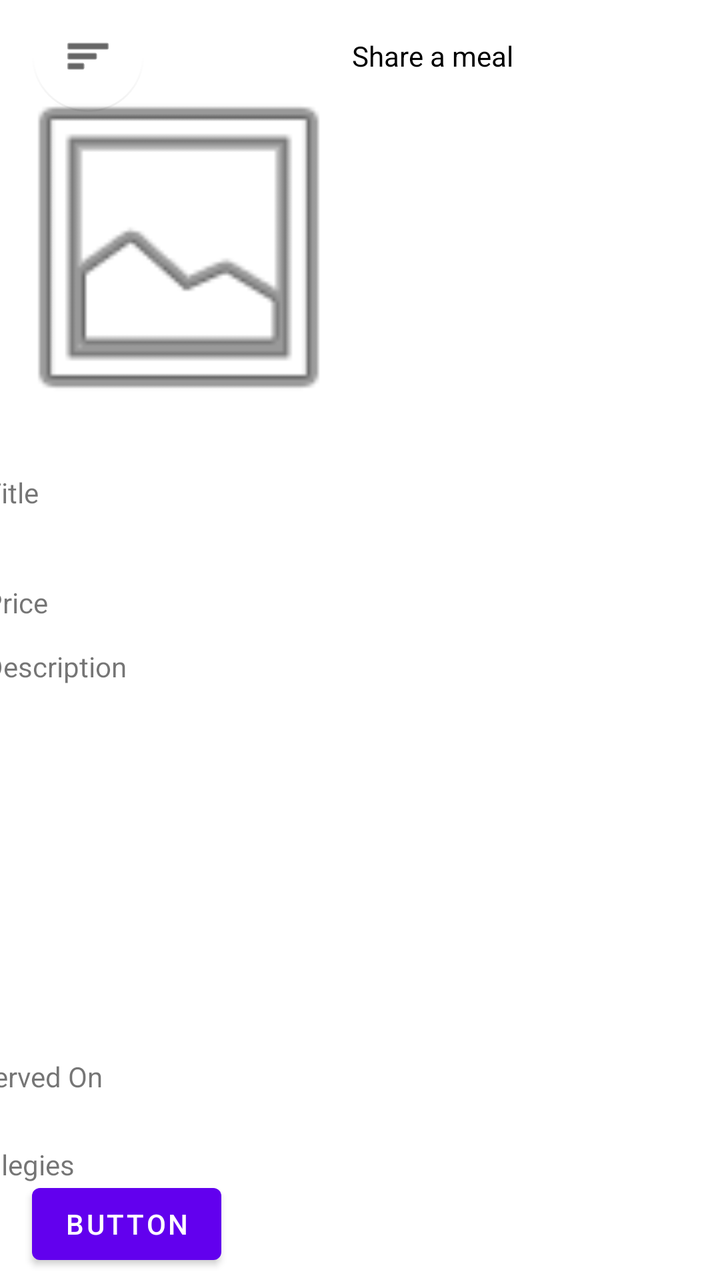
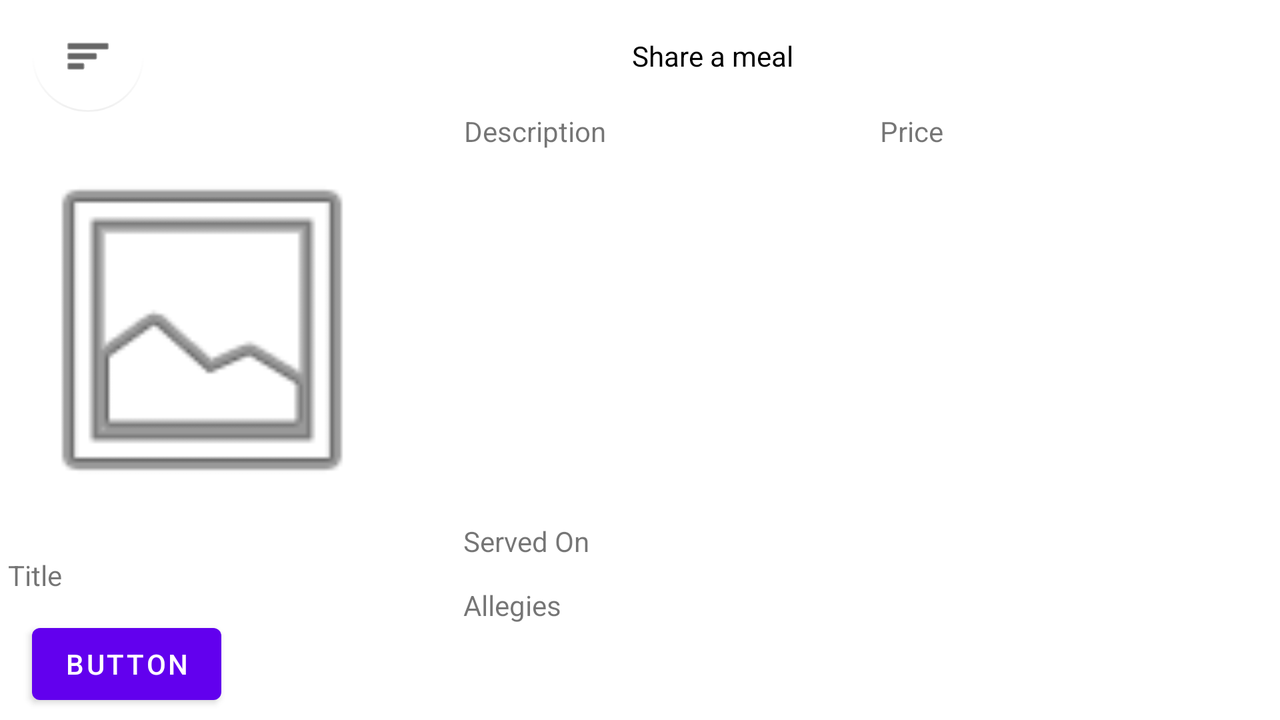

Compare how this app lays out the same screen by default and in its alternative resource folder. The renders come first, then the two layout files and the values they reference.
<!-- AndroidManifest.xml: application theme Theme.Prog3_AndroidApp -->
<!-- res/layout/activity_meal_details.xml -->
<?xml version="1.0" encoding="utf-8"?>
<androidx.constraintlayout.widget.ConstraintLayout xmlns:android="http://schemas.android.com/apk/res/android"
    xmlns:app="http://schemas.android.com/apk/res-auto"
    xmlns:tools="http://schemas.android.com/tools"
    android:layout_width="match_parent"
    android:layout_height="match_parent"
    tools:context=".MealDetails">

    <com.google.android.material.appbar.MaterialToolbar
        android:id="@+id/cardView2"
        android:layout_width="match_parent"
        android:layout_height="wrap_content"
        app:layout_constraintEnd_toEndOf="parent"
        app:layout_constraintTop_toTopOf="parent">

        <com.google.android.material.floatingactionbutton.FloatingActionButton
            android:id="@+id/floatingActionButton2"
            android:layout_width="wrap_content"
            android:layout_height="wrap_content"
            android:clickable="true"
            android:contentDescription="Menubutton"
            android:elevation="4dp"
            android:outlineProvider="none"
            app:backgroundTint="@android:color/transparent"
            app:layout_constraintStart_toStartOf="parent"
            app:layout_constraintTop_toTopOf="@+id/toolbar"
            app:srcCompat="@android:drawable/ic_menu_sort_by_size" />

        <TextView
            android:id="@+id/textView3"
            android:layout_width="match_parent"
            android:layout_height="wrap_content"
            android:layout_alignParentTop="true"
            android:text="Share a meal"
            android:textAlignment="center"
            android:textColor="@color/black"
            app:layout_constraintBottom_toBottomOf="parent"
            tools:ignore="MissingConstraints" />

    </com.google.android.material.appbar.MaterialToolbar>

    <androidx.constraintlayout.widget.ConstraintLayout
        android:id="@+id/scrollView2"
        android:layout_width="384dp"
        android:layout_height="611dp"
        app:layout_constraintBottom_toTopOf="@+id/cardView3"
        app:layout_constraintEnd_toEndOf="parent"
        app:layout_constraintStart_toStartOf="parent"
        app:layout_constraintTop_toBottomOf="@+id/cardView2"
        tools:ignore="ExtraText,MissingConstraints">

        <ImageView
            android:id="@+id/MealImage"
            android:layout_width="194dp"
            android:layout_height="186dp"
            android:layout_alignParentTop="true"
            android:layout_marginStart="4dp"
            android:layout_marginTop="16dp"
            app:layout_constraintStart_toStartOf="parent"
            app:layout_constraintTop_toTopOf="parent"
            app:srcCompat="@android:drawable/ic_menu_gallery" />

        <TextView
            android:id="@+id/DescriptionText"
            android:layout_width="198dp"
            android:layout_height="193dp"
            android:layout_marginStart="4dp"
            android:layout_marginTop="12dp"
            android:layout_marginEnd="8dp"
            android:text="Description"
            app:layout_constraintEnd_toStartOf="@+id/_dynamic"
            app:layout_constraintStart_toStartOf="parent"
            app:layout_constraintTop_toBottomOf="@+id/PriceText" />

        <TextView
            android:id="@+id/PriceText"
            android:layout_width="202dp"
            android:layout_height="20dp"
            android:layout_marginStart="4dp"
            android:layout_marginTop="12dp"
            android:layout_marginEnd="8dp"
            android:text="Price"
            app:layout_constraintEnd_toStartOf="@+id/_dynamic"
            app:layout_constraintStart_toStartOf="parent"
            app:layout_constraintTop_toBottomOf="@+id/TitleText" />

        <TextView
            android:id="@+id/TitleText"
            android:layout_width="202dp"
            android:layout_height="43dp"
            android:layout_marginStart="4dp"
            android:layout_marginTop="20dp"
            android:layout_marginEnd="8dp"
            android:text="Title"
            app:layout_constraintEnd_toStartOf="@+id/_dynamic"
            app:layout_constraintStart_toStartOf="parent"
            app:layout_constraintTop_toBottomOf="@+id/MealImage" />

        <TextView
            android:id="@+id/AllergiesText"
            android:layout_width="360dp"
            android:layout_height="52dp"
            android:layout_marginTop="20dp"
            android:text="Allegies"
            app:layout_constraintEnd_toEndOf="parent"
            app:layout_constraintHorizontal_bias="0.0"
            app:layout_constraintStart_toStartOf="parent"
            app:layout_constraintTop_toBottomOf="@+id/ServedText" />

        <TextView
            android:id="@+id/ServedText"
            android:layout_width="360dp"
            android:layout_height="24dp"
            android:layout_marginTop="12dp"
            android:text="Served On"
            app:layout_constraintEnd_toEndOf="parent"
            app:layout_constraintHorizontal_bias="0.0"
            app:layout_constraintStart_toStartOf="parent"
            app:layout_constraintTop_toBottomOf="@+id/DescriptionText" />

        <ImageView
            android:id="@+id/ChefImage"
            android:layout_width="85dp"
            android:layout_height="86dp"
            android:layout_marginStart="60dp"
            android:layout_marginTop="24dp"
            android:layout_toEndOf="@+id/MealImage"
            app:layout_constraintEnd_toEndOf="parent"
            app:layout_constraintHorizontal_bias="0.414"
            app:layout_constraintStart_toEndOf="@+id/MealImage"
            app:layout_constraintTop_toTopOf="parent"
            tools:srcCompat="@tools:sample/avatars" />

        <TextView
            android:id="@+id/PropertyList"
            android:layout_width="147dp"
            android:layout_height="255dp"
            android:inputType="textMultiLine"
            android:lines="4"
            app:layout_constraintEnd_toEndOf="parent"
            app:layout_constraintHorizontal_bias="1.0"
            app:layout_constraintStart_toEndOf="@+id/DescriptionText"
            tools:layout_editor_absoluteY="222dp" />

    </androidx.constraintlayout.widget.ConstraintLayout>

    <com.google.android.material.appbar.MaterialToolbar
        android:id="@+id/cardView3"
        android:layout_width="match_parent"
        android:layout_height="wrap_content"
        app:layout_constraintBottom_toBottomOf="parent"
        tools:layout_editor_absoluteX="0dp">

        <Button
            android:id="@+id/button3"
            android:layout_width="wrap_content"
            android:layout_height="wrap_content"
            android:text="Button" />
    </com.google.android.material.appbar.MaterialToolbar>
</androidx.constraintlayout.widget.ConstraintLayout>
<!-- resources referenced by this layout -->
<resources>
  <style name="Theme.Prog3_AndroidApp" parent="Theme.MaterialComponents.DayNight.DarkActionBar">
          
          <item name="colorPrimary">@color/purple_500</item>
          <item name="colorPrimaryVariant">@color/purple_700</item>
          <item name="colorOnPrimary">@color/white</item>
          
          <item name="colorSecondary">@color/teal_200</item>
          <item name="colorSecondaryVariant">@color/teal_700</item>
          <item name="colorOnSecondary">@color/black</item>
          
          <item name="android:statusBarColor" tools:targetApi="l">?attr/colorPrimaryVariant</item>
          
      </style>
</resources>
<!-- res/layout-land/activity_meal_details.xml (the repository's variant of the layout above) -->
<!-- drawn on the phone turned sideways -->
<?xml version="1.0" encoding="utf-8"?>
<androidx.constraintlayout.widget.ConstraintLayout xmlns:android="http://schemas.android.com/apk/res/android"
    xmlns:app="http://schemas.android.com/apk/res-auto"
    xmlns:tools="http://schemas.android.com/tools"
    android:layout_width="match_parent"
    android:layout_height="match_parent"
    tools:context=".MealDetails">

    <com.google.android.material.appbar.MaterialToolbar
        android:id="@+id/cardView2"
        android:layout_width="match_parent"
        android:layout_height="wrap_content"
        app:layout_constraintEnd_toEndOf="parent"
        app:layout_constraintTop_toTopOf="parent">

        <com.google.android.material.floatingactionbutton.FloatingActionButton
            android:id="@+id/floatingActionButton2"
            android:layout_width="wrap_content"
            android:layout_height="wrap_content"
            android:clickable="true"
            android:contentDescription="Menubutton"
            android:elevation="4dp"
            android:outlineProvider="none"
            app:backgroundTint="@android:color/transparent"
            app:layout_constraintStart_toStartOf="parent"
            app:layout_constraintTop_toTopOf="@+id/toolbar"
            app:srcCompat="@android:drawable/ic_menu_sort_by_size" />

        <TextView
            android:id="@+id/textView3"
            android:layout_width="match_parent"
            android:layout_height="wrap_content"
            android:layout_alignParentTop="true"
            android:text="Share a meal"
            android:textAlignment="center"
            android:textColor="@color/black"
            app:layout_constraintBottom_toBottomOf="parent"
            tools:ignore="MissingConstraints" />

    </com.google.android.material.appbar.MaterialToolbar>

    <androidx.constraintlayout.widget.ConstraintLayout
        android:id="@+id/scrollView2"
        android:layout_width="849dp"
        android:layout_height="280dp"
        app:layout_constraintBottom_toTopOf="@+id/cardView3"
        app:layout_constraintEnd_toEndOf="parent"
        app:layout_constraintHorizontal_bias="0.0"
        app:layout_constraintStart_toStartOf="parent"
        app:layout_constraintTop_toBottomOf="@+id/cardView2"
        app:layout_constraintVertical_bias="0.0"
        tools:ignore="ExtraText,MissingConstraints">

        <ImageView
            android:id="@+id/MealImage"
            android:layout_width="194dp"
            android:layout_height="186dp"
            android:layout_alignParentTop="true"
            android:layout_marginStart="4dp"
            android:layout_marginTop="16dp"
            app:layout_constraintStart_toStartOf="parent"
            app:layout_constraintTop_toTopOf="parent"
            app:srcCompat="@android:drawable/ic_menu_gallery" />

        <TextView
            android:id="@+id/DescriptionText"
            android:layout_width="198dp"
            android:layout_height="193dp"
            android:layout_marginStart="232dp"
            android:layout_marginEnd="8dp"
            android:text="Description"
            app:layout_constraintEnd_toStartOf="@+id/_dynamic"
            app:layout_constraintStart_toStartOf="parent"
            tools:layout_editor_absoluteY="16dp" />

        <TextView
            android:id="@+id/PriceText"
            android:layout_width="202dp"
            android:layout_height="20dp"
            android:layout_marginStart="440dp"
            android:layout_marginEnd="8dp"
            android:text="Price"
            app:layout_constraintEnd_toStartOf="@+id/_dynamic"
            app:layout_constraintStart_toStartOf="parent"
            tools:layout_editor_absoluteY="16dp" />

        <TextView
            android:id="@+id/TitleText"
            android:layout_width="202dp"
            android:layout_height="43dp"
            android:layout_marginStart="4dp"
            android:layout_marginTop="20dp"
            android:layout_marginEnd="8dp"
            android:text="Title"
            app:layout_constraintEnd_toStartOf="@+id/_dynamic"
            app:layout_constraintStart_toStartOf="parent"
            app:layout_constraintTop_toBottomOf="@+id/MealImage" />

        <TextView
            android:id="@+id/AllergiesText"
            android:layout_width="360dp"
            android:layout_height="52dp"
            android:layout_marginTop="8dp"
            android:text="Allegies"
            app:layout_constraintEnd_toEndOf="parent"
            app:layout_constraintHorizontal_bias="0.474"
            app:layout_constraintStart_toStartOf="parent"
            app:layout_constraintTop_toBottomOf="@+id/ServedText" />

        <TextView
            android:id="@+id/ServedText"
            android:layout_width="360dp"
            android:layout_height="24dp"
            android:layout_marginTop="12dp"
            android:text="Served On"
            app:layout_constraintEnd_toEndOf="parent"
            app:layout_constraintHorizontal_bias="0.474"
            app:layout_constraintStart_toStartOf="parent"
            app:layout_constraintTop_toBottomOf="@+id/DescriptionText" />

        <ImageView
            android:id="@+id/ChefImage"
            android:layout_width="85dp"
            android:layout_height="86dp"
            android:layout_marginTop="24dp"
            android:layout_toEndOf="@+id/MealImage"
            app:layout_constraintEnd_toEndOf="parent"
            app:layout_constraintStart_toEndOf="@+id/PropertyList"
            app:layout_constraintTop_toTopOf="parent"
            tools:srcCompat="@tools:sample/avatars" />

        <TextView
            android:id="@+id/PropertyList"
            android:layout_width="111dp"
            android:layout_height="256dp"
            android:inputType="textMultiLine"
            android:lines="4"
            app:layout_constraintEnd_toEndOf="parent"
            app:layout_constraintHorizontal_bias="0.688"
            app:layout_constraintStart_toEndOf="@+id/DescriptionText"
            tools:layout_editor_absoluteY="16dp" />

    </androidx.constraintlayout.widget.ConstraintLayout>

    <com.google.android.material.appbar.MaterialToolbar
        android:id="@+id/cardView3"
        android:layout_width="match_parent"
        android:layout_height="wrap_content"
        app:layout_constraintBottom_toBottomOf="parent"
        tools:layout_editor_absoluteX="0dp">

        <Button
            android:id="@+id/button3"
            android:layout_width="wrap_content"
            android:layout_height="wrap_content"
            android:text="Button" />
    </com.google.android.material.appbar.MaterialToolbar>
</androidx.constraintlayout.widget.ConstraintLayout>
